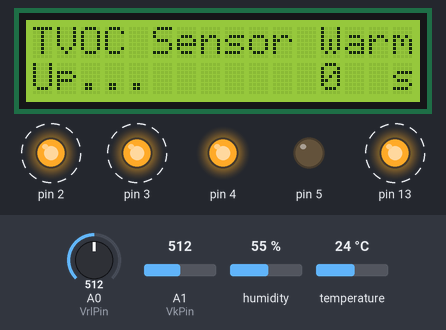
Simulated run of this sketch. Board: Arduino Uno, built with avr-gcc and run on an emulated ATmega328P. Parts: 16×2 character LCD, output pins drawn as LEDs (lit = HIGH). Dashed ring = blinking. Inputs (shaded band) come from the test bench; at power-on: humidity 55 %, A0 (VrlPin) = 512, A1 (VkPin) = 512, temperature 24 °C. Pins used as bus, display or sensor lines are not drawn; what the sketch prints to the serial monitor is not drawn.

Above: at 4.2 s.
4.3 s: humidity set to 22 %
At 5.7 s:
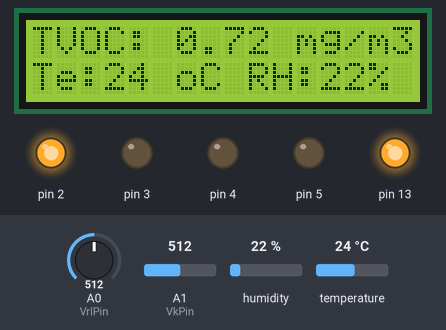
6.4 s: A0 (VrlPin) set to 667
At 10.0 s:
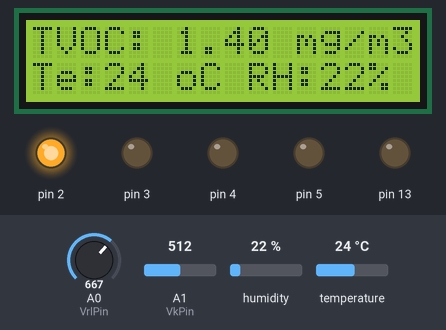
10.2 s: A0 (VrlPin) set to 698
At 13.8 s:
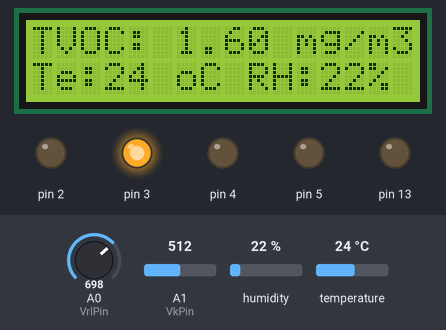
14.0 s: A1 (VkPin) set to 552
17.8 s: A1 (VkPin) set to 576
At 20.5 s:
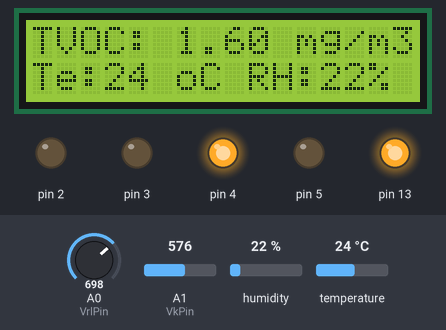
21.6 s: A0 (VrlPin) set to 738
At 24.8 s:
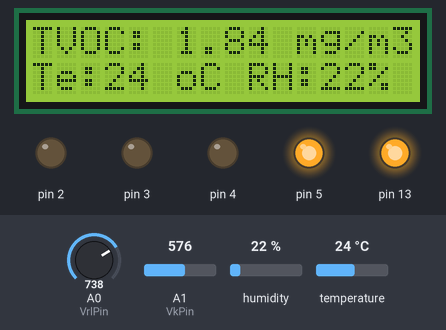
Timing chart, 0 to 26.1 s (numbered marks = the images above; inputs shaded):
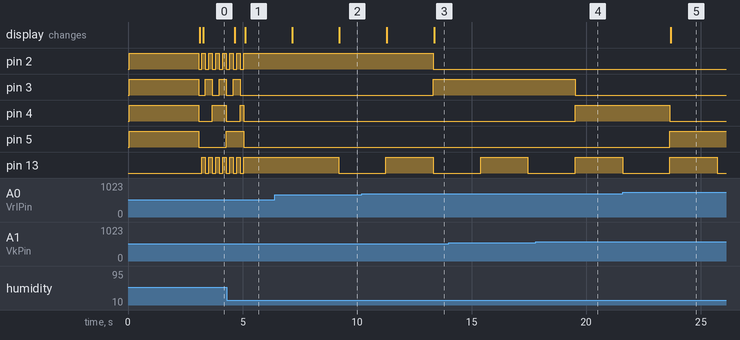

Measured:
- the behaviour switches between 682 and 683 on A0 (VrlPin) (found by bisection; images 2 and 3)
- the behaviour switches between 559 and 560 on A1 (VkPin) (found by bisection; images 3 and 4)
- the behaviour switches between 729 and 730 on A0 (VrlPin) (found by bisection; images 4 and 5)
- after the input at 6.4 s, the display: first changes after 0.76 s (image 2 shows a later state)
- after the input at 10.2 s, pin 2: HIGH → LOW after 3.1 s; pin 3: LOW → HIGH after 3.1 s; the display: first changes after 1.1 s (image 3 shows a later state)
- after the input at 17.8 s, pin 3: HIGH → LOW after 1.7 s; pin 4: LOW → HIGH after 1.7 s
- after the input at 21.6 s, pin 4: HIGH → LOW after 2.1 s; pin 5: LOW → HIGH after 2.1 s; the display: changes after 2.1 s (image 5)
- by itself, pin 2: alternates HIGH for 0.15 s and LOW for 0.15 s, 5 changes in all, then stays HIGH

The sketch:

TVOC_TGS2600_LCD1602_V02_withTmepHumid.ino
```cpp
// V0.2 Added Tmep and Humid sensor.
// V0.3 Added the Temperature Compensation

#include <Wire.h>
#include <LiquidCrystal_I2C.h>
#include <dht11.h>

LiquidCrystal_I2C lcd(0x3F,16,2);
dht11 DHT11;
// Pin Assignment
#define DHT11VCC 8
#define DHT11PIN 9
#define DHT11GND 10
float humidity =0;
float temperature =-20;

float rs_at_table[]={0.89, 0.9, 0.91, 0.91, 0.92, 0.92, 0.93, 0.93, 0.93, 0.94, 0.94, 0.95, 0.95, 0.96, 0.97, 0.97, 0.98, 0.98, 0.99, 0.99, 1, 1.01, 1.02, 1.03, 1.03, 1.04, 1.05, 1.06, 1.07, 1.08, 1.09, 1.1, 1.11, 1.12, 1.13, 1.14, 1.15, 1.16, 1.17, 1.18, 1.19, 1.19, 1.2, 1.21, 1.22, 1.23, 1.24, 1.25, 1.26, 1.27, 1.28};
float rs_rh_table[]={0.61, 0.61, 0.62, 0.62, 0.63, 0.63, 0.63, 0.64, 0.64, 0.65, 0.65, 0.65, 0.66, 0.66, 0.67, 0.67, 0.68, 0.68, 0.68, 0.69, 0.69, 0.70, 0.70, 0.71, 0.71, 0.72, 0.72, 0.73, 0.74, 0.74, 0.75, 0.75, 0.76, 0.76, 0.77, 0.78, 0.78, 0.79, 0.79, 0.80, 0.81, 0.81, 0.82, 0.83, 0.83, 0.84, 0.85, 0.85, 0.86, 0.87,
0.88, 0.88, 0.89, 0.90, 0.91, 0.92, 0.93, 0.93, 0.94, 0.95, 0.96, 0.97, 0.98, 0.99, 1.00, 1.01, 1.01, 1.02, 1.03, 1.03, 1.04, 1.05, 1.06, 1.06, 1.07, 1.08, 1.09, 1.09, 1.10, 1.11, 1.12, 1.13, 1.14, 1.15, 1.15, 1.16, 1.17, 1.18, 1.19, 1.20, 1.21, 1.22, 1.23, 1.24, 1.25, 1.26, 1.27, 1.28, 1.29, 1.30};
#define SENSOR_WARMUP_WINDOW 12
#define MAXIMUM_UPDATE_WINDOW 240
#define SATURATION_WINDOW 900

enum tvoc_state {CLEAR, AL_1, AL_2, AL_3, WARM_UP, RE_CALIBRATION};
tvoc_state tvoc_fsm = WARM_UP;

float tvoc = 0;
int Vrl = 0;  // variable to store the value coming from the sensor
int Vk = 0;  // variable to store the value coming from the sensor
float K=0;

int VrlPin = A0;
int VkPin = A1;
float rs=0;
float rs_step=50;
float rs_max_abs=0;
float rs_max_rmdisturb=0;
int tvoc_received_pkg=0;
int alert_lvl = 4;
float G[]={0, 0.08, 0.16, -0.03, 0.05, 0.13, 0.03, 0.95, 0.87};
float determ_r=0;
float satura_r=0;
int saturation_count=0;
float rs_prev =0;

void setup()
{
  randomSeed(analogRead(0));
  lcd.init();
  lcd.backlight();
  Serial.begin(9600);
  // Power Supply to DHT11
  pinMode (DHT11VCC, OUTPUT);
  pinMode (DHT11GND, OUTPUT);
  // initialize digital pins as an output.
  pinMode(13, OUTPUT);
  pinMode(2, OUTPUT);
  pinMode(3, OUTPUT);
  pinMode(4, OUTPUT);
  pinMode(5, OUTPUT);
  digitalWrite(2, HIGH);
  digitalWrite(3, HIGH);
  digitalWrite(4, HIGH);
  digitalWrite(5, HIGH);
  lcd.setCursor(0,0);
  lcd.print("TvocQuickFlag v1");
  lcd.setCursor(0,1);
  lcd.print("   by Wang Jiang");
  delay(3000);
  lcd.clear();
  digitalWrite(2, LOW);
  digitalWrite(3, LOW);
  digitalWrite(4, LOW);
  digitalWrite(5, LOW);
  digitalWrite (DHT11VCC, HIGH);
  digitalWrite (DHT11GND, LOW);
  lcd.blink();
}


void loop()
{
  TempHumidSensorRead();

  TvocSensorRead();

  TvocLevelDetermination();

  TvocLedDisplay();

  TvocLcdDisplay();

}

void   TvocLcdDisplay(){
  if (tvoc_fsm==WARM_UP){
    lcd.home();
    lcd.print ("TVOC Sensor Warm");
    lcd.setCursor(0, 1);
    lcd.print ("Up...");
    lcd.setCursor(12, 1);
    lcd.print (tvoc_received_pkg/10);
    lcd.setCursor(15, 1);
    lcd.print ("s");
  } else if (tvoc_fsm==RE_CALIBRATION){
    lcd.home();
    lcd.print ("Sensor Saturated");
    lcd.setCursor(0, 1);
    lcd.print ("ReCalibrate ");
    lcd.setCursor(12, 1);
    lcd.print (tvoc_received_pkg/10);
    lcd.setCursor(15, 1);
    lcd.print ("s");
  } else {
    lcd.home();
    lcd.print ("TVOC: ");
    lcd.setCursor(6, 0);
    lcd.print(tvoc);
    lcd.setCursor(10, 0);
    lcd.print (" mg/m3");
    lcd.setCursor(0, 1);
    lcd.print ("Te:");
    lcd.setCursor(3, 1);
    lcd.print((int)temperature);
    lcd.setCursor(6, 1);
    lcd.print ("oC RH:");
    lcd.setCursor(12, 1);
    lcd.print((int)humidity);
    lcd.setCursor(14, 1);
    lcd.print ("% ");

  }
}
void TvocSensorRead(){
  int v_rl[8], v_k[8];
  int v_rl_sum=0, v_k_sum=0;
  float rs_at=1;
  if(temperature <=-20.0){
    rs_at=0.68;
  } else if(temperature <=-15.0){
    rs_at=0.73;
  } else if(temperature <=-10.0){
    rs_at=0.78;
  } else if(temperature <=-5.0){
    rs_at=0.84;
  } else if(temperature < 0 ){
    rs_at=0.89;
  } else if(temperature >= 0 && temperature <= 50){
    rs_at=rs_at_table[(int)temperature];
  } else if(temperature < 55 ){
    rs_at=1.33;
  } else {
    rs_at=1.39;
  }

  if(tvoc_fsm==WARM_UP || tvoc_fsm==RE_CALIBRATION){
    tvoc_received_pkg++;
    delay(100);
    Vrl = analogRead(VrlPin);
    rs=(((1023.0-Vrl)/Vrl)*9760.0)*rs_at*rs_rh_table[(int)humidity];
  } else {
    for (int i=0; i<8;i++){
      v_rl[i] = analogRead(VrlPin);
      v_k[i] = analogRead(VkPin);
      delay(250);
      v_rl_sum=v_rl_sum+v_rl[i];
      v_k_sum=v_k_sum+v_k[i];
    }
    Vrl=v_rl_sum/8.0;
    Vk=v_k_sum/8.0;
    rs_prev=rs;
    rs=(((1023.0-Vrl)/Vrl)*9760.0)*rs_at*rs_rh_table[(int)humidity];
    K = ((float)Vk)/1023.0;
    if (K<0.06 || K>0.96)
      K=0.84;
    tvoc_received_pkg++;
    if(tvoc_received_pkg>=MAXIMUM_UPDATE_WINDOW){
       tvoc_received_pkg=0;
    }
  }
  rs_max_abs=rs_max_abs>rs? rs_max_abs : rs;
//  rs_max_abs=(rs_max_abs<rs) && ((rs-rs_max_abs)<2000)? rs: rs_max_abs;
  rs_step = rs_max_abs/300.0;
  if(rs_max_abs >= rs)
    tvoc=((rs_max_abs-rs)/rs_step)/100.0;
  digitalWrite(13, lowByte(tvoc_received_pkg)&0x01);
}

void TvocLevelDetermination(){
  determ_r=rs/rs_max_abs;
  satura_r=rs/rs_prev;
  switch (tvoc_fsm){

  case CLEAR:
    if(determ_r<=(K-G[0])){
      alert_lvl=1;
      tvoc_fsm=AL_1;
    }
  break;

  case AL_1:
    if(determ_r<=(K-G[1])){
      alert_lvl++;
      tvoc_fsm=AL_2;
      saturation_count=0;
    } else if(determ_r>=(K-G[3])){
      alert_lvl--;
      tvoc_fsm=CLEAR;
      saturation_count=0;
    }
    if(satura_r>=G[7]){
      saturation_count++;
    } else {
      saturation_count--;
    }
    if (saturation_count==SATURATION_WINDOW){
      tvoc_fsm=RE_CALIBRATION;
      alert_lvl=4;
      saturation_count=0;
      rs_max_abs=rs;
      lcd.clear();
      lcd.blink();
    }
  break;

  case AL_2:
    if(determ_r<=(K-G[2])){
      alert_lvl++;
      tvoc_fsm=AL_3;
      saturation_count=0;
    } else if(determ_r>=(K-G[4])){
      alert_lvl--;
      tvoc_fsm=AL_1;
      saturation_count=0;
    }
    if(satura_r>=G[7]){
      saturation_count++;
    } else {
      saturation_count--;
    }
    if (saturation_count==SATURATION_WINDOW){
      tvoc_fsm=RE_CALIBRATION;
      alert_lvl=4;
      saturation_count=0;
      rs_max_abs=rs;
      lcd.clear();
      lcd.blink();
    }
    break;

  case AL_3:
    if(determ_r>=(K-G[5])){
      alert_lvl--;
      tvoc_fsm=AL_2;
      saturation_count=0;
    }
    if(satura_r>=G[7]){
      saturation_count++;
    } else {
      saturation_count--;
    }
    if (saturation_count==SATURATION_WINDOW){
      tvoc_fsm=RE_CALIBRATION;
      alert_lvl=4;
      saturation_count=0;
      rs_max_abs=rs;
      lcd.clear();
      lcd.blink();
    }
    break;

  case WARM_UP:
    if(tvoc_received_pkg > SENSOR_WARMUP_WINDOW){
      alert_lvl=0;
      tvoc_fsm=CLEAR;
      tvoc_received_pkg=0;
      rs_max_abs=rs;
      lcd.clear();
      lcd.noBlink();
    }
  break;

  case RE_CALIBRATION:
    if(tvoc_received_pkg > SENSOR_WARMUP_WINDOW){
      alert_lvl=0;
      tvoc_fsm=CLEAR;
      tvoc_received_pkg=0;
      rs_max_abs=rs;
      lcd.clear();
      lcd.noBlink();
    }
  break;

  default:{
    alert_lvl=0;
    tvoc_fsm=CLEAR;
    saturation_count=0;
    tvoc_received_pkg=0;
    rs_max_abs=rs;
  }
  }
  Serial.print(tvoc_received_pkg);
  Serial.print(":");
  Serial.print(tvoc);
  Serial.print(":");
  Serial.print(rs);
  Serial.print(":");
  Serial.print(rs_max_abs);
  Serial.print(":");
  Serial.print(determ_r);
  Serial.print(":");
  Serial.print(satura_r);
  Serial.print(":");
  Serial.print(tvoc_fsm);
  Serial.print(":");
  Serial.print(alert_lvl);
  Serial.print(":");
  Serial.print(saturation_count);
  Serial.print(":");
  Serial.print((int)temperature);
  Serial.print(":");
  Serial.print((int)humidity);
  Serial.print("\n");
}


void TvocLedDisplay(){
  int random_seed=0;
  switch (alert_lvl){
  case 0:
  digitalWrite(2, HIGH);
  digitalWrite(3, LOW);
  digitalWrite(4, LOW);
  digitalWrite(5, LOW);
  break;

  case 1:
  digitalWrite(2, LOW);
  digitalWrite(3, HIGH);
  digitalWrite(4, LOW);
  digitalWrite(5, LOW);
  break;

  case 2:
  digitalWrite(2, LOW);
  digitalWrite(3, LOW);
  digitalWrite(4, HIGH);
  digitalWrite(5, LOW);
  break;

  case 3:
  digitalWrite(2, LOW);
  digitalWrite(3, LOW);
  digitalWrite(4, LOW);
  digitalWrite(5, HIGH);
  break;

  default:
  digitalWrite(2, lowByte(tvoc_received_pkg) & 0x01);
  digitalWrite(3, lowByte(tvoc_received_pkg) & 0x02);
  digitalWrite(4, lowByte(tvoc_received_pkg) & 0x04);
  digitalWrite(5, lowByte(tvoc_received_pkg) & 0x08);

  }
}
void TempHumidSensorRead(){
  int chk =0;
  chk =DHT11.read(DHT11PIN);
  if (chk == DHTLIB_OK){
    humidity = DHT11.humidity;
    temperature = DHT11.temperature;
  }
}
```
